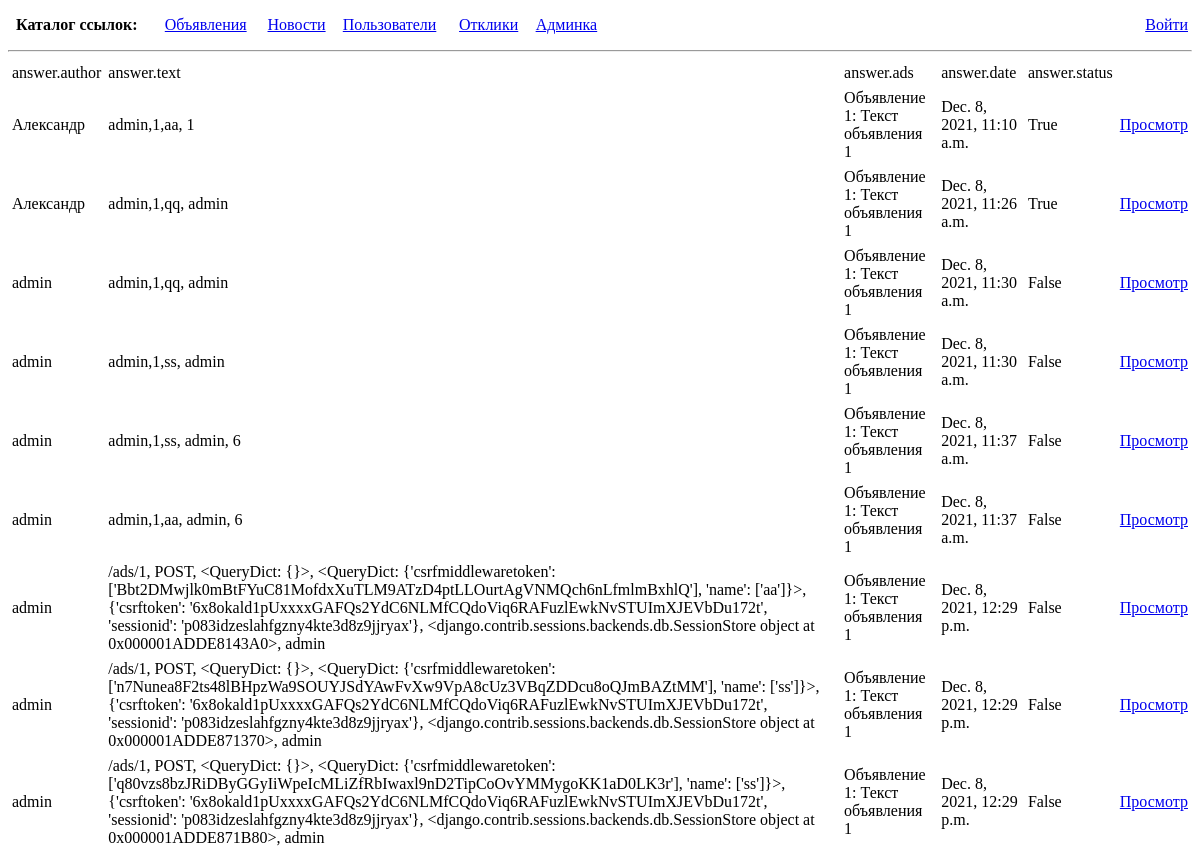
/answers/, run on an earlier commit of the app's database.
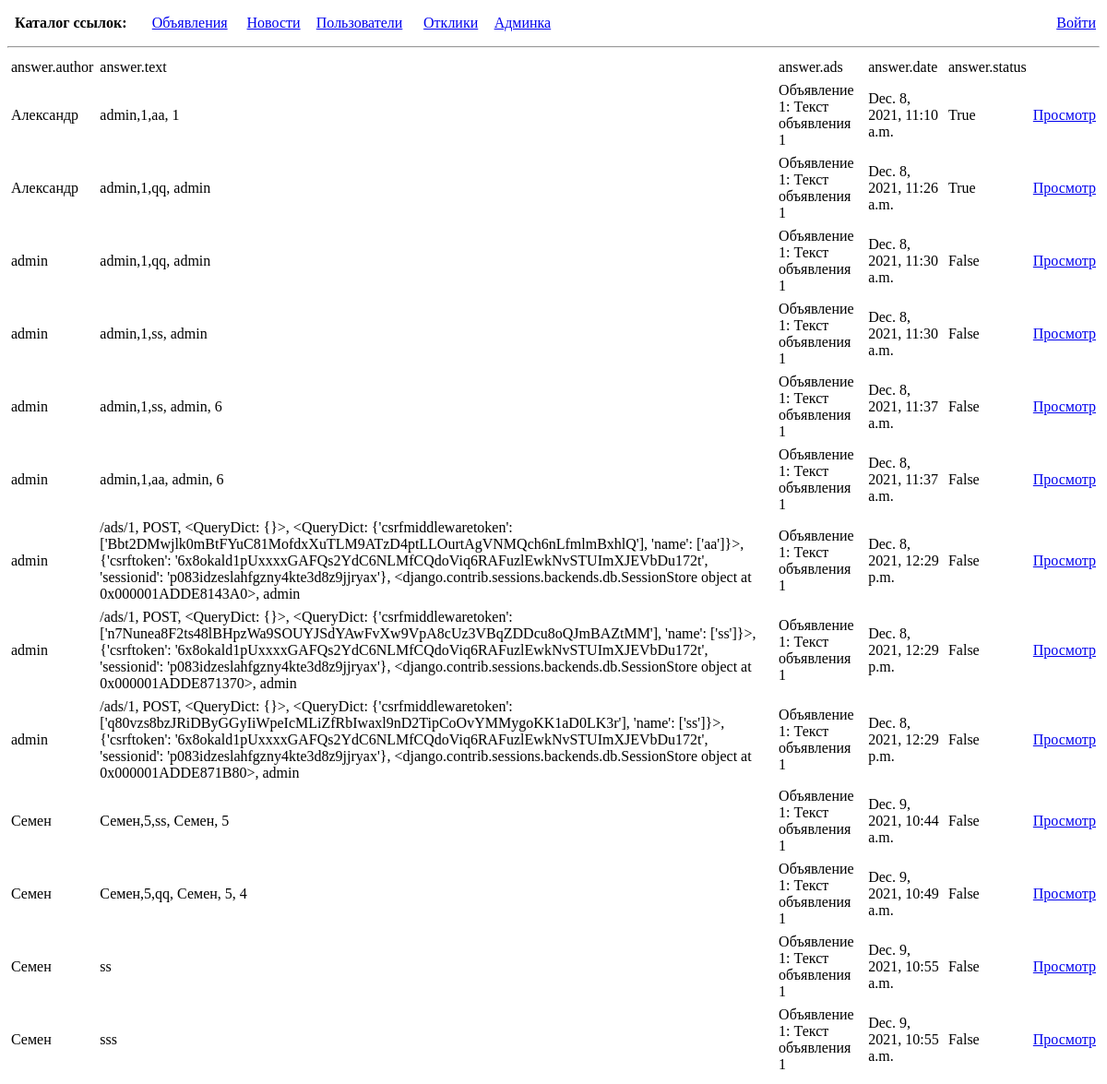
And on a later commit of the database.
### ads/models.py (models this page shows, shortened)
class Answer(models.Model):
    author = models.ForeignKey(Author, on_delete=models.CASCADE)
    text = models.TextField()
    ads = models.ForeignKey(Ads, on_delete=models.CASCADE)
    date = models.DateTimeField(auto_now_add=True)
    status = models.BooleanField(default=False)

class Author(models.Model):
    authorUser = models.OneToOneField(User, on_delete=models.CASCADE)
    def __str__(self):
        return f'{self.authorUser}'

class Ads(models.Model):
    author = models.ForeignKey(Author, on_delete=models.CASCADE)
    title = models.CharField(max_length=128)
    text = models.TextField()
    category = models.ForeignKey(Category, on_delete=models.CASCADE)
    date = models.DateTimeField(auto_now_add=True)
    body = RichTextUploadingField(blank=True, null=True)
    def __str__(self):
        return f'{self.title}: {self.text[:20]}'

### ads/views.py (the view)
# urls.py: path('answers/', AnswerList.as_view(), name='answers'),
class AnswerList(ListView):
    model = Answer
    template_name = 'answer-list.html'
    ordering = ['date']
    def get_context_data(self, **kwargs):
        context = super().get_context_data(**kwargs)
        context['answers'] = Answer.objects.all()
        context['ads'] = Ads.objects.all()
        return context

### templates/answer-list.html (shortened to what this page needs)
{% extends 'default.html' %}
{% block content %}
<table>
    <tr>
        <td>
            answer.author
        </td>
        <td>
            answer.text
        </td>
        <td>
            answer.ads
        </td>
        <td>
            answer.date
        </td>
        <td>
            answer.status
        </td>
        <td></td>
    </tr>
    {% for answer in answers %}
    <tr>
        <td>
            {{ answer.author }}
        </td>
        <td>
            {{ answer.text }}
        </td>
        <td>
            {{ answer.ads }}
        </td>
        <td>
            {{ answer.date }}
        </td>
        <td>
            {{ answer.status }}
        </td>
        <td>
            <a href="{% url 'answer' answer.id %}">Просмотр</a>
        </td>
    </tr>
    {% endfor %}
</table>
{% endblock content %}

What changed in the data, as far as the page shows it:
added Answer: author "Семен", text "Семен,5,ss, Семен, 5", ads "Объявление 1: Текст объявления 1", date "Dec. 9, 2021, 10:44 a.m.", status "False"
added Answer: author "Семен", text "Семен,5,qq, Семен, 5, 4", ads "Объявление 1: Текст объявления 1", date "Dec. 9, 2021, 10:49 a.m.", status "False"
added Answer: author "Семен", text "ss", ads "Объявление 1: Текст объявления 1", date "Dec. 9, 2021, 10:55 a.m.", status "False"
added Answer: author "Семен", text "sss", ads "Объявление 1: Текст объявления 1", date "Dec. 9, 2021, 10:55 a.m.", status "False"
